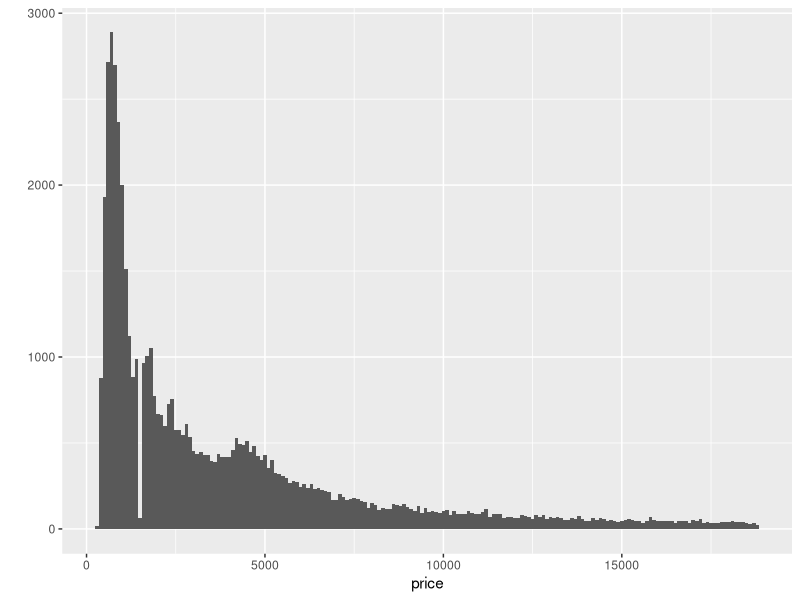

The R script that drew this image: (Note: this script raises an error after producing the figure.)
## ---- chunk 1
setwd('/Users/abischof/code/Udacity/Exploratory Data Analysis/ProblemSet3/')
library(ggplot2)
data(diamonds)
names(diamonds)
str(diamonds)
diamonds$color
## ---- chunk 2
qplot(price, data = diamonds, binwidth = 100)
## ---- chunk 3
summary(diamonds$price)

sum(diam500$price < 500)

sum(diamonds$price < 250)

sum(diamonds$price >= 15000)
## ---- chunk 4
qplot(price, data = diamonds, binwidth = 10) + 
  scale_x_continuous(limits = c(300,1500), breaks = seq(0,6000, 50))
## ---- chunk 5
qplot(price, data = diamonds, binwidth = 100, 
      xlab = 'Diamond Price ($)', ylab = 'Number of Diamonds') +
  scale_x_continuous(breaks = seq(0,150000, 5000)) + 
  facet_wrap(~cut, ncol = 1)

by(diamonds$price, diamonds$cut, summary)
by(diamonds$price, diamonds$cut, max)
by(diamonds$price, diamonds$cut, min)
by(diamonds$price, diamonds$cut, median)

tapply(diamonds$price, diamonds$cut, summary)
## ---- chunk 6
qplot(price, data = diamonds, binwidth = 200, 
      xlab = 'Diamond Price ($)', ylab = 'Number of Diamonds') + 
  scale_x_continuous(limits = c(0,20000), 
                     breaks = seq(0,150000, 5000)) +   
  facet_wrap(~cut, ncol = 1, scales = 'free_y')
## ---- chunk 7
qplot(price/carat, data = diamonds, binwidth = 0.02,
      color = I('black'), fill = I('#5760AB'),
      xlab = 'Diamond Price/Carat', ylab = 'Number of Diamonds') + 
  scale_x_log10() +
  facet_wrap(~cut, ncol = 1, scales = 'free_y')
## ---- chunk 8
qplot(x = cut, y = price, 
      data = diamonds, 
      geom = 'boxplot')+
  coord_cartesian()

qplot(x = cut, y = price, 
      data = diamonds, 
      geom = 'boxplot')+
  coord_cartesian(ylim = c(0,7000))


tapply(diamonds$price, diamonds$cut, summary)

qplot(x = clarity, y = price, 
      data = diamonds, 
      geom = 'boxplot') + 
  coord_cartesian()

qplot(x = clarity, y = price, 
      data = diamonds, 
      geom = 'boxplot')+
  coord_cartesian(ylim = c(0,7000))

tapply(diamonds$price, diamonds$clarity, summary)

qplot(x = color, y = price, 
      data = diamonds, 
      geom = 'boxplot') +
  coord_cartesian()

qplot(x = color, y = price, 
      data = diamonds, 
      geom = 'boxplot')+
  coord_cartesian(ylim = c(0,8000))

by(diamonds$price, diamonds$color, summary)

IQR(subset(diamonds, color == 'D')$price)
IQR(subset(diamonds, color == 'J')$price)

qplot(x = color, y = price/carat, 
      data = diamonds, 
      geom = 'boxplot') +
  coord_cartesian()

qplot(x = color, y = price/carat, 
      data = diamonds, 
      geom = 'boxplot') +
  coord_cartesian(ylim = c(0,6000))

qplot(x = color, y = price/carat, 
      data = diamonds, 
      geom = 'boxplot') +
  coord_cartesian() +
  facet_wrap(~clarity)

qplot(x = color, y = price/carat, 
      data = diamonds, 
      geom = 'boxplot') +
  coord_cartesian() +
  facet_wrap(~cut)
## ---- chunk 9
qplot(x = carat, 
      data = diamonds, 
      xlab = 'Carat',
      ylab = 'Number of Diamonds',
      binwidth = 0.01, geom = 'freqpoly') +
  scale_x_continuous(limits = c(0, 2), breaks = seq(0, 1, 0.1)) 

qplot(x = carat, 
      data = diamonds, 
      xlab = 'Carat',
      ylab = 'Number of Diamonds',
      binwidth = 0.01, geom = 'freqpoly', color = color) +
  scale_x_continuous(limits = c(0,1)) 
## ---- chunk 10
BC = read.csv('BreastCancerMortaility.csv', na.strings='NA', header = T, row.names=1, blank.lines.skip=T)

BCt = data.frame(t(BC))

qplot(x = , data = BC)
qplot(x = X2002, data = BC)

BC$country = rownames(BC)

HSpend = read.csv('HealthSpending.csv', na.strings='NA', header=T, row.names=1, blank.lines.skip=T)
HSpend$country = rownames(HSpend)

BCandHS02 = merge(BC[,c('X2002', 'country')], HSpend[,c('X2002', 'country')], by='country')

BCandHS = merge(BC, HSpend, by='country')

qplot(x = X2002.x, data = BCandHS, binwidth = 20)
qplot(x = X2002.y, data = BCandHS, binwidth = 20)

summary(BCandHS$X2002.y)

BCandHS$HS = NA
BCandHS$HS = ifelse(BCandHS$X2002.y <= 24.21, 'vl', NA)

BCandHS$HS = ifelse(BCandHS$X2002.y > 24.21 & BCandHS$X2002.y <= 105.00, 'l', BCandHS$HS)

BCandHS$HS = ifelse(BCandHS$X2002.y > 105.00 & BCandHS$X2002.y <= 376.10, 'h', BCandHS$HS)

BCandHS$HS = ifelse(BCandHS$X2002.y > 376.10, 'vh', BCandHS$HS)


hsLevels = c("vl", "l", "h", "vh")

BCandHS$HS = factor(BCandHS$HS, levels = hsLevels)

qplot(x = X2002.x, data = subset(BCandHS, !is.na(X2002.y)), 
      binwidth = 1) +
  scale_x_continuous() + 
  facet_wrap(~HS)

qplot(x = X2002.x, y = ..count../sum(..count..), 
      data = subset(BCandHS, !is.na(X2002.y)), 
      xlab = 'Breast Cancer Mortality',
      ylab = 'Proportion of countries',
      binwidth = 4, geom = 'freqpoly', color = HS) +
  scale_x_continuous() 

qplot(x = HS, y = X2002.x, 
      data = subset(BCandHS, !is.na(X2002.y)),
      xlab = 'Health Spending',
      ylab = 'Breast Cancer Mortaility',
      geom = 'boxplot')
